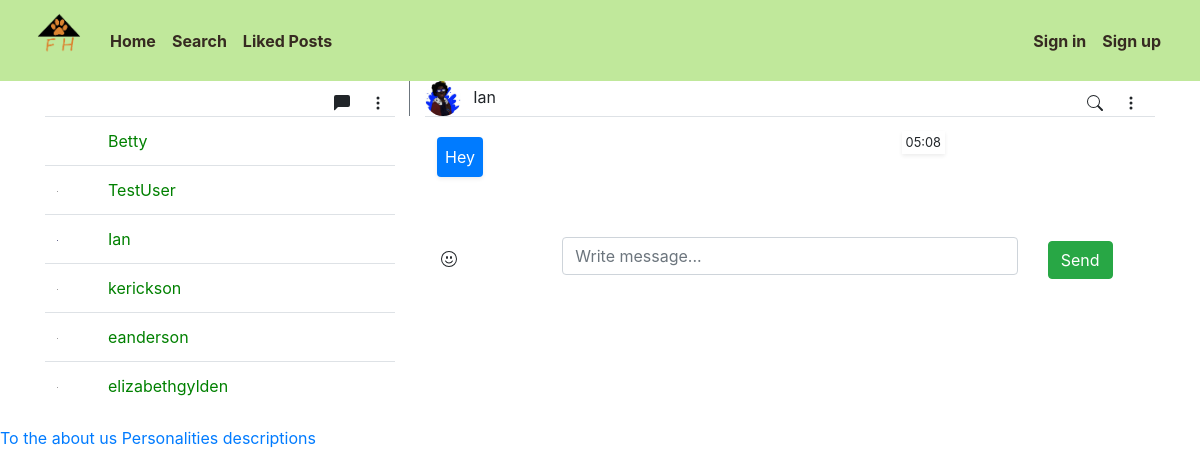
Page /messages/41 on the committed database.
### profile_app/models.py (models this page shows, shortened)
class Profile(AbstractBaseUser):
    userID = models.AutoField(primary_key=True)
    email = models.EmailField(verbose_name="email", unique=True, max_length = 60)
    username = models.CharField(max_length=50, unique=True)
    date_joined = models.DateTimeField(verbose_name = " Date Joined", auto_now_add=True)
    last_login = models.DateTimeField(verbose_name="Last Login", auto_now=True)
    is_admin = models.BooleanField(default=False)
    is_active = models.BooleanField(default=True)
    is_staff = models.BooleanField(default=False)
    is_superuser = models.BooleanField(default=False)
    first_name = models.CharField(max_length=50, blank=True)
    password = models.CharField(max_length=500)
    profile_picture = models.ImageField(max_length=255, upload_to=get_profile_image_filepath, null=True, blank=True, default="static/profile_app/default_pfp.png")
    location = models.CharField(max_length=30, choices=LOCATION_CHOICES, default="FARGO")
    liked_posts = models.ManyToManyField('pet_post_app.Post', blank=True)
    objects = MyAccountManager()
    USERNAME_FIELD = 'email'
    REQUIRED_FIELDS = ['username']

### messaging_app/models.py (models this page shows, shortened)
class Message(models.Model):
    id = models.AutoField(primary_key=True)
    sender = models.ForeignKey('profile_app.Profile', on_delete=models.CASCADE, related_name="sender", to_field='username')
    thread_name = models.CharField(null=True, blank=True, max_length=50)
    message = models.CharField(max_length=500)
    date_and_time_sent = models.DateTimeField(default=timezone.now)
    read = models.BooleanField(default=False)

### messaging_app/views.py (the view)
# urls.py: path('messages/<str:id1><str:id2>', views.messages, name='messages'),
def messages(request, id1, id2):
    if (User.objects.get(userID=id1) == request.user):
        user_obj = User.objects.get(userID=id2)
    else:
        user_obj = User.objects.get(userID=id1)
    users = User.objects.exclude(username=request.user.username)
    thread_name = f'chat_{id1}{id2}'
    message_obj = Message.objects.filter(thread_name=thread_name)
    return render(request, 'messaging_page.html', context={'users':users, 'user':user_obj, 'messages': message_obj})

### messaging_app/templates/messaging_page.html (shortened to what this page needs)
{% extends 'base_page.html' %}
{% load static %}
{% block content %}
<div class="back-container">
    <div class="container front-container1">
        <div class="row chat-top">
            <div class="col-sm-4 border-right border-secondary">
                <span class="float-right mt-2">
                    <svg width="1em" height="1em" viewBox="0 0 16 16" class="bi bi-chat-left-fill mx-3"
                        fill="currentColor" xmlns="http://www.w3.org/2000/svg">
                        <path fill-rule="evenodd"
                            d="M2 0a2 2 0 0 0-2 2v12.793a.5.5 0 0 0 .854.353l2.853-2.853A1 1 0 0 1 4.414 12H14a2 2 0 0 0 2-2V2a2 2 0 0 0-2-2H2z" />
                    </svg>
                    <svg width="1em" height="1em" viewBox="0 0 16 16" class="bi bi-three-dots-vertical mr-2"
                        fill="currentColor" xmlns="http://www.w3.org/2000/svg">
                        <path fill-rule="evenodd"
                            d="M9.5 13a1.5 1.5 0 1 1-3 0 1.5 1.5 0 0 1 3 0zm0-5a1.5 1.5 0 1 1-3 0 1.5 1.5 0 0 1 3 0zm0-5a1.5 1.5 0 1 1-3 0 1.5 1.5 0 0 1 3 0z" />
                    </svg>
                </span>
            </div>
            <div class="col-sm-8">
                <img src="{{user.profile_picture.url}}" alt="" height="35"  class="profile-image rounded-circle">
                <span class="ml-2">{{user.username}}</span>
                <span class="float-right mt-2">
                    <svg width="1em" height="1em" viewBox="0 0 16 16" class="bi bi-three-dots-vertical mx-3"
                        fill="currentColor" xmlns="http://www.w3.org/2000/svg">
                        <path fill-rule="evenodd"
                            d="M9.5 13a1.5 1.5 0 1 1-3 0 1.5 1.5 0 0 1 3 0zm0-5a1.5 1.5 0 1 1-3 0 1.5 1.5 0 0 1 3 0zm0-5a1.5 1.5 0 1 1-3 0 1.5 1.5 0 0 1 3 0z" />
                    </svg>
                </span>
            </div>
        </div>
        <div class="row">
            <div class="col-sm-4 contacts">
                <div class="contact-table-scroll">
                    <table class="table table-hover">
                        <tbody>
                            {% for user in users%}
                            <tr>
                                <td><img src="{{user.profile_picture.url}}" height="0.5em" alt="" class="profile-image rounded-circle">
                                </td>
                                {% if user.userID > request.user.userID %}
                                <td><a style="color: green" id="{{user.username}}" href="{% url 'messages' id1=user.userID id2=request.user.userID%}">{{user.username}}</a></td>
                                {% else %}
                                <td><a style="color: green" id="{{user.username}}" href="{% url 'messages' id1=request.user.userID id2=user.userID%}">{{user.username}}</a></td>
                                {% endif %}
                            </tr>
                            {% endfor %}
                        </tbody>
                    </table>
                </div>
            </div>
            <div class="col-sm-8 message-area">
                <div class="message-table-scroll">
                    <table class="table">
                        <tbody id='chat-body'>
                            {% for message in messages %}
                            {% if message.sender == request.user %}
                            <tr>
                                <td>
                                    <p class="bg-success p-2 mt-2 mr-5 shadow-sm text-white float-right rounded">
                                        {{message.message}}
                                    </p>
                                </td>
                                <td>
                                    <p><small class="p-1 shadow-sm">{{message.date_and_time_sent|time:'H:i'}}</small>
                                    </p>
                                </td>
                            </tr>
                            {% else %}
                            <tr>
                                <td>
                                    <p class="bg-primary p-2 mt-2 mr-5 shadow-sm text-white float-left rounded">
                                        {{message.message}}
                                    </p>
                                </td>
                                <td>
                                    <p><small class="p-1 shadow-sm">{{message.date_and_time_sent|time:'H:i'}}</small>
                                    </p>
                                </td>
                            </tr>
                            {% endif %}
                            {% endfor %}
                        </tbody>
                    </table>
                </div>
                <div class="row message-box p-3">
                    <div class="col-sm-2 mt-2">
                    </div>
                    <div class="col-sm-8">
                        <input type="text" class="form-control" id="message_input" placeholder="Write message...">
                    </div>
                    <div class="col-sm-2 mt-1">
                        <div class="control">
                            <button class="btn btn-success" id="chat-message-submit">Send</button>
                        </div>
                    </div>
                </div>
            </div>
        </div>
    </div>
</div>
{% endblock %}

### rows in the picture
Profile: profile_picture (picture), username "Ian"
Profile: username "Betty"
Profile: username "TestUser"
Profile: username "kerickson"
Profile: username "eanderson"
Profile: username "elizabethgylden"
Message: message "Hey", date_and_time_sent "05:08"
